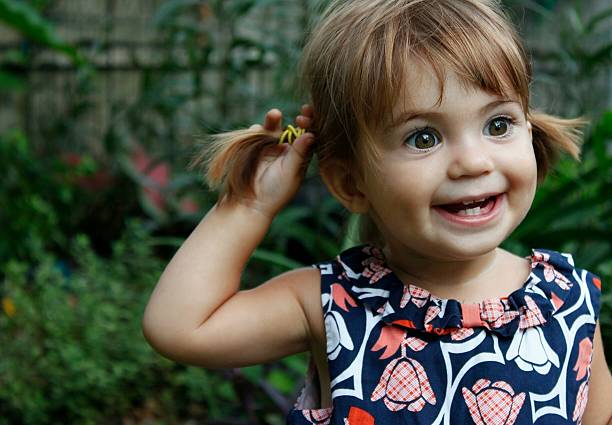
#> input picture sample.jpg, 612 x 425 px
$ python edge_detection.py
#> lines starting #> are read from the running program, lines starting #| are printed output that depends on the picture; after the words box and inside, x2 and y2 are one past the last pixel; in counts of white or black regions, pixels touching at a corner belong together
import cv2

image = cv2.imread('sample.jpg')
#> image is the input picture: shape (425, 612, 3); mean B, G, R 67.4, 83.2, 79.6
gray = cv2.cvtColor(image, cv2.COLOR_BGR2GRAY)
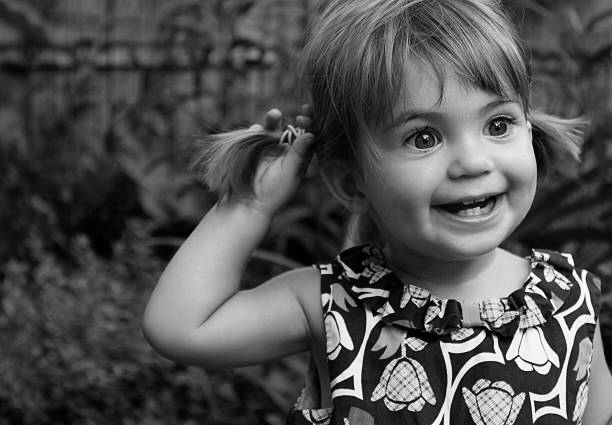
#> gray: shape (425, 612); min 0, max 255, mean 80.3

# Reduce noise
blur = cv2.GaussianBlur(gray, (5,5), 0)
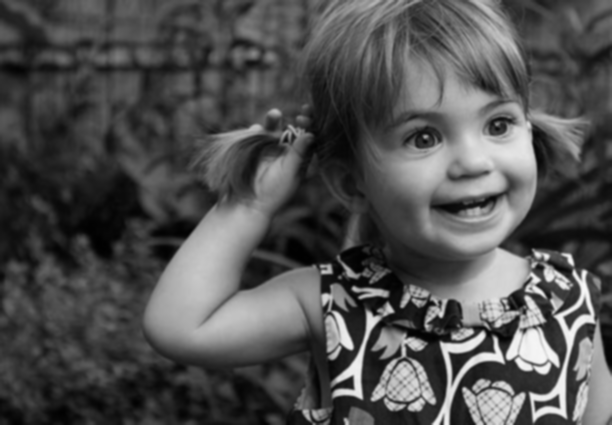
#> blur: shape (425, 612); min 0, max 249, mean 80.3

# Better edge detection
edges = cv2.Canny(blur, 100, 200)
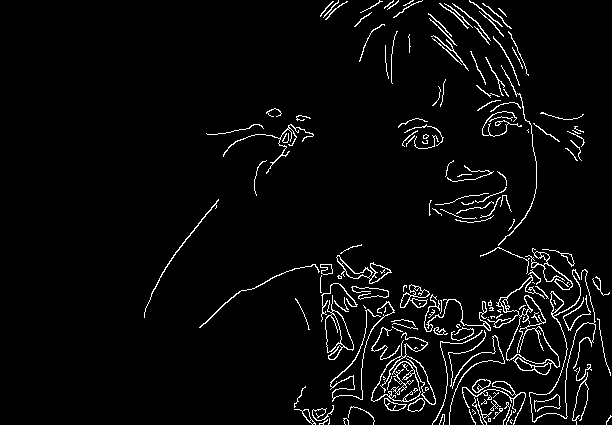
#> edges: shape (425, 612); 4.1% white in thin lines or dots, all inside (x1, y1, x2, y2) = (144, 0, 612, 425)

cv2.imshow('Edges', edges)
cv2.waitKey(0)
cv2.destroyAllWindows()
